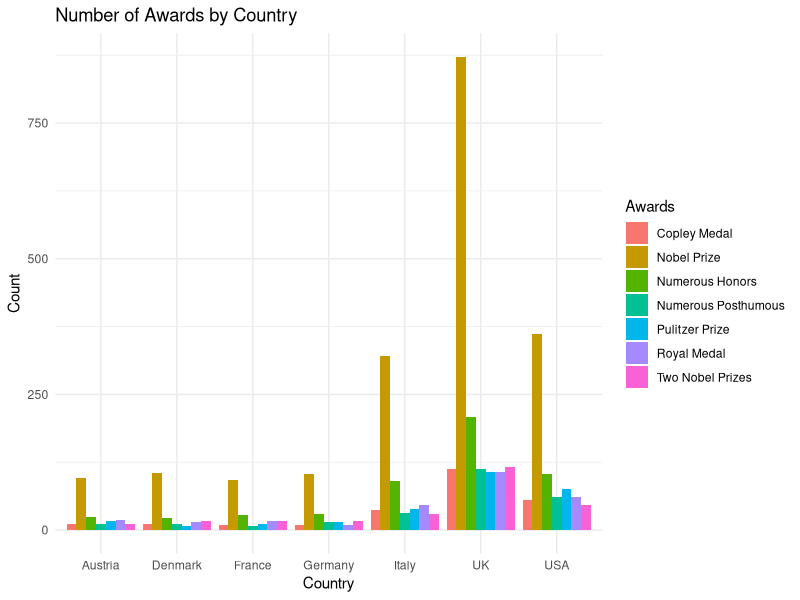
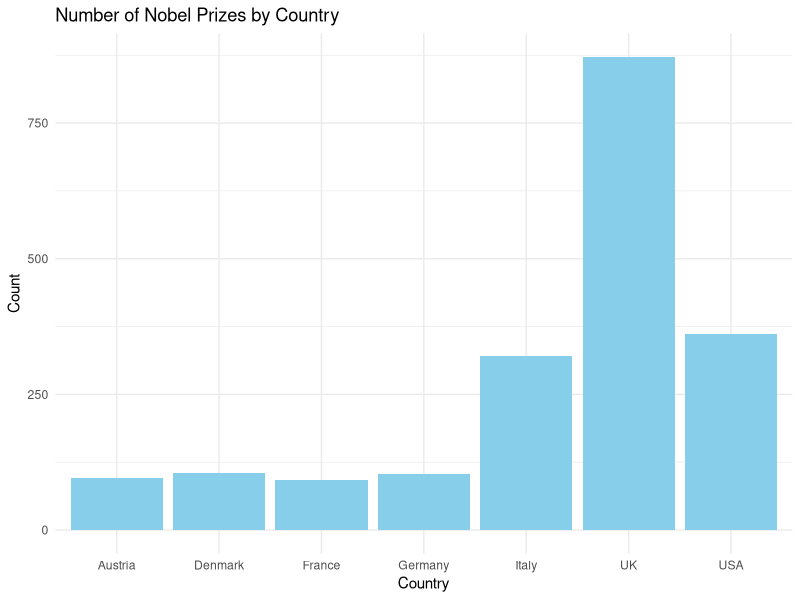
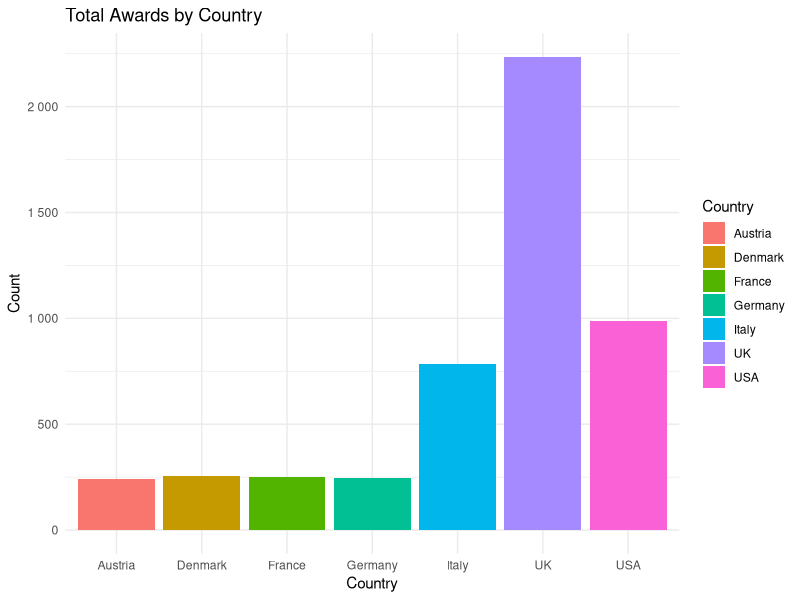
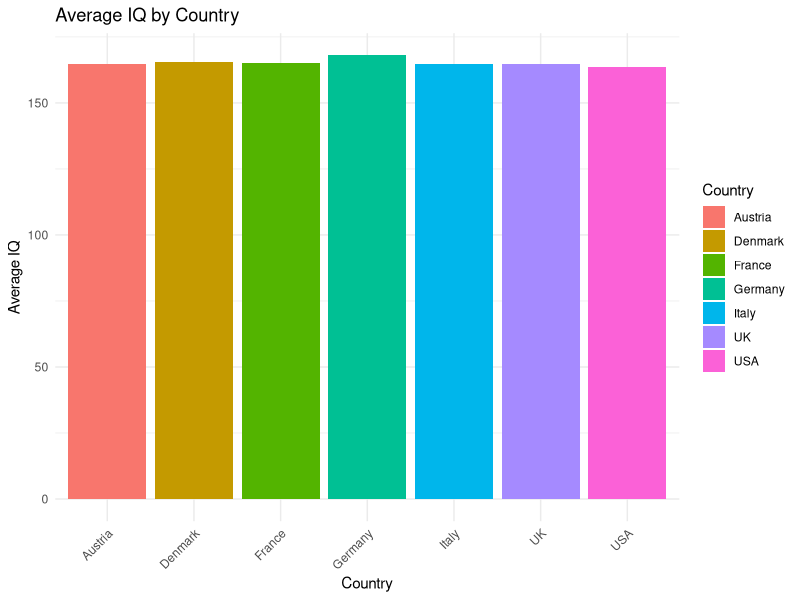
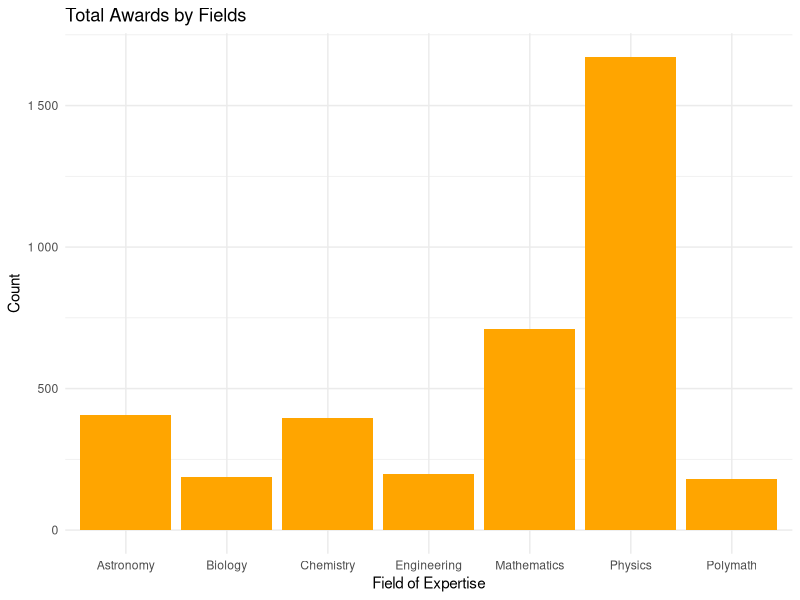
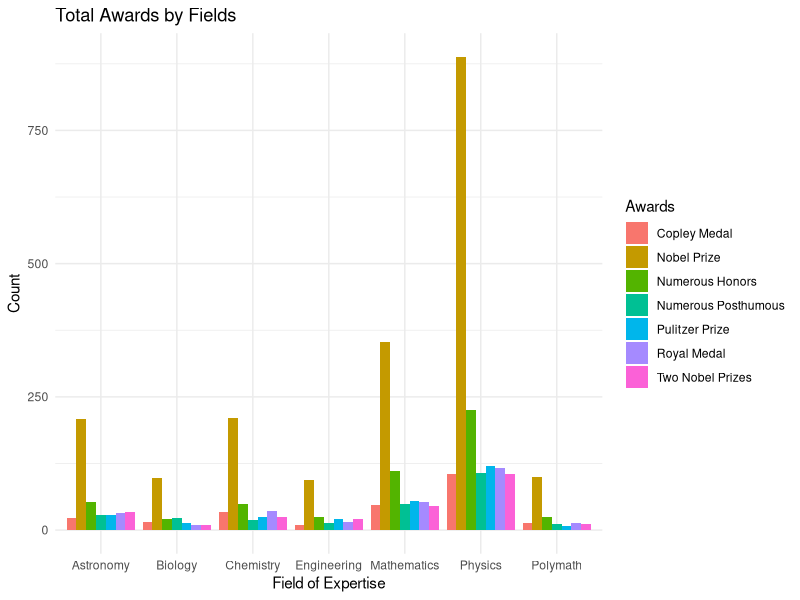

Generate these figures, in order, with R:
## ---- chunk 1
library(tidyverse)
library(dplyr)
library(ggplot2)
library(car)
## ---- chunk 2
topIntelligent <- read.csv("top_intelligent.csv")
glimpse(topIntelligent)
## ---- chunk 3
sapply(topIntelligent, function(x) sum(x == "N/A"))
## ---- chunk 4
table(topIntelligent$Awards)
## ---- chunk 5
topIntelligent_cleaned <- subset(topIntelligent, Awards != "N/A")
table(topIntelligent_cleaned$Awards)
## ---- chunk 6
Awards_by_Country <- topIntelligent_cleaned %>%
  count(Country, Awards)
## ---- chunk 7
ggplot(data = Awards_by_Country, aes(x = Country, y = n, fill = Awards)) +
  geom_bar(stat = "identity", position = "dodge") +
  scale_y_continuous(labels = scales::label_number()) +
  labs(title = "Number of Awards by Country",
       x = "Country",
       y = "Count") +
  theme_minimal()
## ---- chunk 8
NobelPrize <- Awards_by_Country %>%
  filter(Awards == "Nobel Prize")

## ---- chunk 9
ggplot(data = NobelPrize, aes(x = Country, y = n)) +
  geom_bar(stat = "identity", position = "dodge", fill = "Skyblue") +
  scale_y_continuous(labels = scales::label_number()) +
  labs(title = "Number of Nobel Prizes by Country",
       x = "Country",
       y = "Count") +
  theme_minimal()
## ---- chunk 10
sum_country_awards <- topIntelligent %>%
  group_by(Country) %>%
  summarize(Total_Awards = n())

sum_country_awards %>%
  arrange(desc(Total_Awards))
## ---- chunk 11
ggplot(data = sum_country_awards, aes(x = Country, y = Total_Awards, fill = Country)) +
  geom_bar(stat = "identity", position = "dodge") +
  scale_y_continuous(labels = scales::label_number()) +
  labs(title = "Total Awards by Country",
       x = "Country",
       y = "Count") +
  theme_minimal()
## ---- chunk 12
# Summary of IQ
summary(topIntelligent$IQ)
## ---- chunk 13
# IQ by Country
IQ_by_Country <- topIntelligent %>%
  group_by(Country) %>%
  summarize(Average_IQ = mean(IQ, na.rm = TRUE))

IQ_by_Country

## ---- chunk 14
# Plot
ggplot(data = IQ_by_Country, aes(x = Country, y = Average_IQ, fill = Country)) +
  geom_bar(stat = "identity") +
  scale_y_continuous(labels = scales::label_number()) +
  labs(title = "Average IQ by Country",
       x = "Country",
       y = "Average IQ") +
  theme_minimal() +
  theme(axis.text.x = element_text(angle = 45, hjust = 1))
## ---- chunk 15
# Education table
table(topIntelligent$Education)
## ---- chunk 16
# IQ by Education
IQ_by_Education <- topIntelligent %>%
  group_by(Education) %>%
  summarise(Avr_IQ = mean(IQ, na.rm = TRUE))

IQ_by_Education
## ---- chunk 17
# Influence table
table(topIntelligent$Influence)

## ---- chunk 18
# IQ by Influence
IQ_by_Influence <- topIntelligent %>%
  group_by(Influence) %>%
  summarize(Average_IQ = mean(IQ, na.rm = TRUE))

IQ_by_Influence

## ---- chunk 19
IQ_by_Awards <- topIntelligent_cleaned %>%
  group_by(Awards) %>%
  summarise(Avr_IQ = mean(IQ, na.rm = TRUE))

IQ_by_Awards
## ---- chunk 20

award_by_field <- topIntelligent_cleaned %>%
  count(Field.of.Expertise, Awards)
## ---- chunk 21

field_with_most_awards <- award_by_field %>%
  group_by(Field.of.Expertise) %>%
  summarise(total_awards = sum(n))
## ---- chunk 22
# Plot
ggplot(data = field_with_most_awards, aes(x = Field.of.Expertise, y = total_awards)) +
  geom_bar(stat = "identity", position = "dodge", fill = "orange") +
  scale_y_continuous(labels = scales::label_number()) +
  labs(title = "Total Awards by Fields",
       x = "Field of Expertise",
       y = "Count") +
  theme_minimal()
## ---- chunk 23
# Fields by Awards
field_by_award <- topIntelligent_cleaned %>%
  count(Field.of.Expertise, Awards)


# Plot
ggplot(data = field_by_award, aes(x = Field.of.Expertise, y = n, fill = Awards)) +
  geom_bar(stat = "identity", position = "dodge") +
  scale_y_continuous(labels = scales::label_number()) +
  labs(title = "Total Awards by Fields",
       x = "Field of Expertise",
       y = "Count") +
  theme_minimal()
## ---- chunk 24
# Create the Nobel Prize dummy variable
topIntelligent_cleaned$NobelPrize <- ifelse(topIntelligent_cleaned$Awards == "Nobel Prize", 1, 0)
## ---- chunk 25
str(topIntelligent_cleaned)
## ---- chunk 26
table(topIntelligent_cleaned$NobelPrize)
## ---- chunk 27
table(topIntelligent_cleaned$NobelPrize, topIntelligent_cleaned$Country)
## ---- chunk 28
topIntelligent_cleaned$Country <- as.factor(topIntelligent_cleaned$Country)
topIntelligent_cleaned$Field.of.Expertise <- as.factor(topIntelligent_cleaned$Field.of.Expertise)
topIntelligent_cleaned$Achievements <- as.factor(topIntelligent_cleaned$Achievements)
topIntelligent_cleaned$Gender <- as.factor(topIntelligent_cleaned$Gender)
topIntelligent_cleaned$Education <- as.factor(topIntelligent_cleaned$Education)
topIntelligent_cleaned$Influence <- as.factor(topIntelligent_cleaned$Influence)
## ---- chunk 29
backward_model <- glm(NobelPrize ~ Country + Field.of.Expertise + Achievements + Gender + Education + Influence + IQ, data = topIntelligent_cleaned, family = binomial())

stepwise_backward_model <- step(backward_model, direction = "backward")

## ---- chunk 30
# summary(backward_model)
## ---- chunk 31
# Confidence intervals for the model coefficients
confint.default(backward_model)

# Exponentiated coefficients
exp(coef(backward_model))

library(broom)
tidy(stepwise_backward_model, exponentiate = TRUE)
## ---- chunk 32
chisq.test(table(topIntelligent_cleaned$Country, topIntelligent_cleaned$NobelPrize))
## ---- chunk 33
chisq.test(table(topIntelligent_cleaned$Gender, topIntelligent_cleaned$NobelPrize))
## ---- chunk 34
chisq.test(table(topIntelligent_cleaned$Education, topIntelligent_cleaned$NobelPrize))
## ---- chunk 35
chisq.test(table(topIntelligent_cleaned$Field.of.Expertise, topIntelligent_cleaned$NobelPrize))
## ---- chunk 36
chisq.test(table(topIntelligent_cleaned$Achievements, topIntelligent_cleaned$NobelPrize))
## ---- chunk 37
# install.packages("glmnet")
## ---- chunk 38
library(glmnet)
## ---- chunk 39
data_dummy <- model.matrix(NobelPrize ~ Country + Field.of.Expertise + Achievements + Gender + Education + Influence + IQ - 1, data = topIntelligent_cleaned)
## ---- chunk 40
X <- data_dummy
y <- topIntelligent_cleaned$NobelPrize
## ---- chunk 41
lasso_model <- cv.glmnet(X, y, family = "binomial", alpha = 1)
## ---- chunk 42
best_lambda <- lasso_model$lambda.min
coef(lasso_model, s = best_lambda)
## ---- chunk 43
table(topIntelligent_cleaned$Country, topIntelligent_cleaned$NobelPrize)
